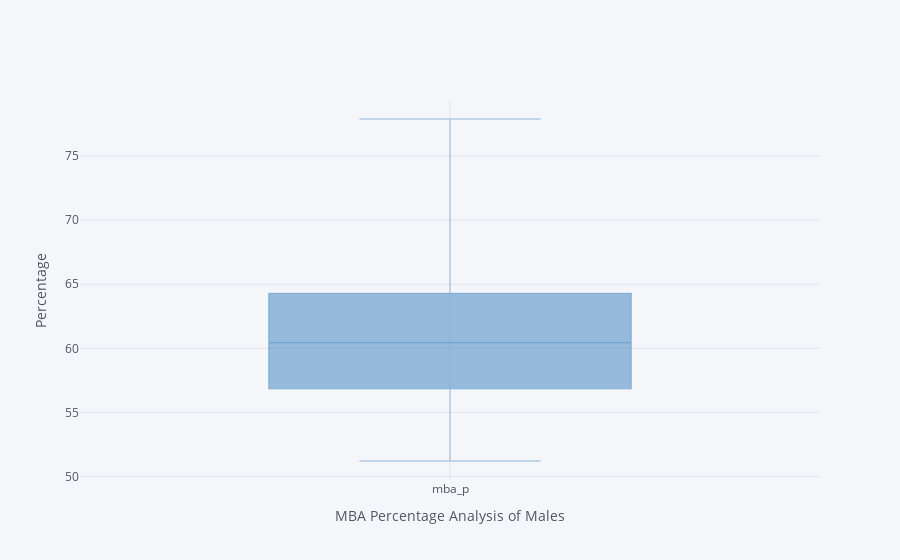

Notebook source saved alongside this figure:
### Code cell
bd = data[data['gender']== 'M']
bd.iplot(kind='box',column=['mba_p'],color='blue',yTitle='Percentage',xTitle = 'MBA Percentage Analysis of Males',size=1)

### Figure 1 — Plotly figure (JSON) as saved in the notebook; plotly's stock layout.template omitted (floating-point values rounded to 4 significant figures; data arrays with more than 128 entries replaced by an {"elided": "..."} marker saying what was removed)
{"data": [{"boxpoints": false, "line": {"width": 1.3}, "marker": {"color": "rgba(55, 128, 191, 0.35999999999999993)"}, "name": "mba_p", "orientation": "v", "type": "box", "y": {"elided": "139 float values"}}], "layout": {"legend": {"bgcolor": "#F5F6F9", "font": {"color": "#4D5663"}}, "paper_bgcolor": "#F5F6F9", "plot_bgcolor": "#F5F6F9", "title": {"font": {"color": "#4D5663"}}, "xaxis": {"gridcolor": "#E1E5ED", "showgrid": true, "tickfont": {"color": "#4D5663"}, "title": {"font": {"color": "#4D5663"}, "text": "MBA Percentage Analysis of Males"}, "zerolinecolor": "#E1E5ED"}, "yaxis": {"gridcolor": "#E1E5ED", "showgrid": true, "tickfont": {"color": "#4D5663"}, "title": {"font": {"color": "#4D5663"}, "text": "Percentage"}, "zerolinecolor": "#E1E5ED"}}}
